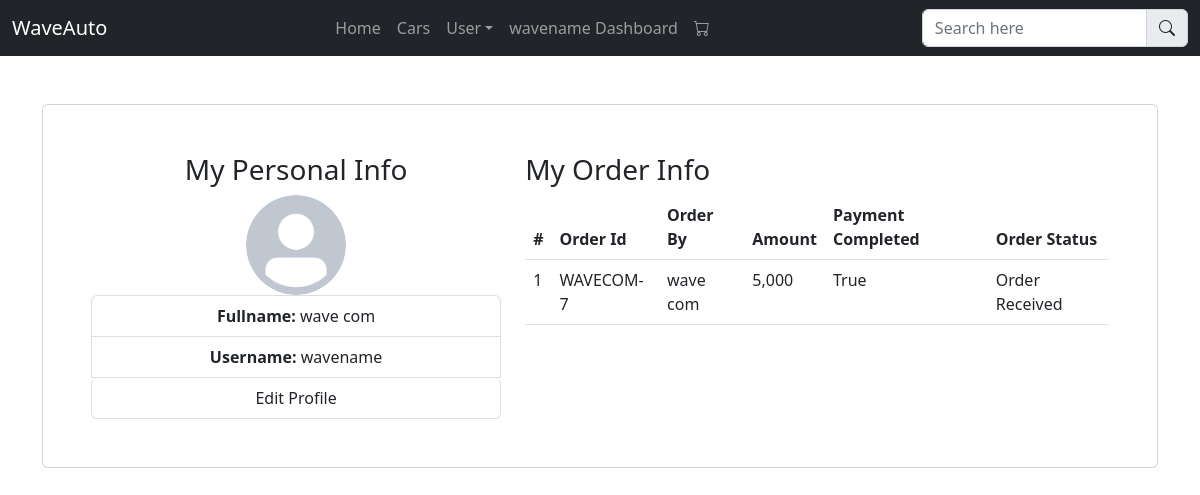
The page /users/dashboard/ (signed in) on the database its author committed.
### users/models.py (models this page shows, shortened)
class Customer(models.Model):
    user = models.OneToOneField(User, on_delete=models.CASCADE)
    fullname = models.CharField(max_length=255)
    username = models.CharField(max_length=255)
    email = models.CharField(max_length=255)
    phone = models.CharField(max_length=255)
    profile_pix = models.ImageField(null=True, blank=True, upload_to='profile')

### stores/models.py (models this page shows, shortened)
class Order(models.Model):
    cart = models.OneToOneField(Cart, on_delete=models.CASCADE,null =True, blank =True)
    ordered_by = models.CharField(max_length=255)
    shipping_address = models.CharField(max_length=255)
    phone = models.CharField(max_length=14)
    email = models.CharField(max_length=255)
    order_status = models.CharField(max_length=255, choices=ORDER_STATUS, default='Order Received')
    discount = models.PositiveIntegerField()
    subtotal = models.PositiveIntegerField()
    amount = models.PositiveIntegerField()
    create = models.DateTimeField(auto_now_add=True)
    payment_method = models.CharField(max_length=255, choices=PAYMENT_METHOD, default='Paystack')
    payment_completed = models.BooleanField(default=False,null =True, blank =True)
    ref = models.CharField(max_length=255,null =True, blank =True)

### users/views.py (the view)
# urls.py: path('dashboard/', views.dashboard, name='dashboard'),
def dashboard(request):
    profile = request.user.customer
    orders = Order.objects.filter(cart__customer = profile)
    context ={
        'profile':profile,
        'orders':orders
    }
    return render(request, 'users/dashboard.html',context)

### templates/users/dashboard.html
{% extends "base.html" %}
{% load static %}
{% load humanize %}
{% block content %}
<div class="container my-5">
    <div class="card p-5">
       <div class="row">
           <div class="col-md-5 text-center">
               <h3>My Personal Info</h3>
               {% if profile %}
                {% if profile.profile_pix %}
                <img src="{{profile.profile_pix.url}}" width="100" height="100" class="rounded rounded-circle" alt="">
                {% else %}
                 <img src="{% static 'img/avar.png' %}" width="100" height="100" class="rounded rounded-circle" alt="">
               {% endif %}
               <ul class="list-group">
                   <li class="list-group-item"><strong>Fullname:</strong> {{profile.fullname}}</li>
                   <li class="list-group-item"><strong>Username:</strong> {{profile.username}}</li>
                   <a href="" class="list-group-item btn btn-success">Edit Profile</a>
               </ul>
               {% else %}
                 <p class="lead bg-danger p-4">No Info</p>
               {% endif %}
           </div>
           <div class="col-md-7">
               <h3>My Order Info</h3>
               <table class="table table-hover">
                <thead>
                    <tr>
                        <th>#</th>
                        <th>Order Id</th>
                        <th>Order By</th>
                        <th>Amount</th>
                        <th>Payment Completed</th>
                        <th>Order Status</th>
                    </tr>
                </thead>
                {% if orders %}
                <tbody>
                    {% for order in orders  %}
                        <tr>
                            <td>{{forloop.counter}}</td>
                            <td>WAVECOM-{{order.id}}</td>
                            <td>{{order.ordered_by}}</td>
                            <td>{{order.amount | intcomma}}</td>
                            <td>{{order.payment_completed}}</td>
                            <td>{{order.order_status}}</td>
                        </tr>
                    {% endfor %}
                </tbody>
                  {% else %}
                  <p class="lead">
                    No Order by this user
                  </p>
                {% endif %}
               </table>
           </div>
       </div>
    </div>
</div>
{% endblock content %}

### templates/partials/_navbar.html (shortened to what this page needs)
<nav class="navbar navbar-expand-sm bg-dark navbar-dark">
    <div class="container-fluid">
      <a class="navbar-brand" href="#">WaveAuto</a>
      <div class="collapse navbar-collapse" id="collapsibleNavbar">
        <ul class="navbar-nav mx-auto">
          <li class="nav-item">
            <a class="nav-link" href="{% url 'home' %}">Home</a>
          </li>
          <li class="nav-item">
            <a class="nav-link" href="#">Cars</a>
          </li>
          <li class="nav-item dropdown">
            <a class="nav-link dropdown-toggle" href="#" role="button" data-bs-toggle="dropdown">User</a>
          </li>
          {% if request.user.is_authenticated %}
          <li class="nav-item">
            <a class="nav-link" href="{% url 'dashboard' %}">{{request.user.username}} Dashboard</a>
          </li>
          {% endif %}
          <li class="nav-item">
            <a class="nav-link" href="{% url 'myCart' %}"><i class="bi bi-cart"></i></a>
          </li>
        </ul>
        <form class="d-flex w-25" method="get" action="{% url 'search' %}">
          <div class="input-group">
            <input type="text" class="form-control" name="kword" placeholder="Search here">
            <button type="submit" class="input-group-text"><i class="bi bi-search"></i></button>
          </div>
        </form>
      </div>
    </div>
  </nav>

### rows shown on the page
Customer: fullname "wave com", username "wavename"
Order: id "7", ordered_by "wave com", amount "5,000", payment_completed "True", order_status "Order Received"

### other values the page prints
{{ request.user.username }} "wavename"
